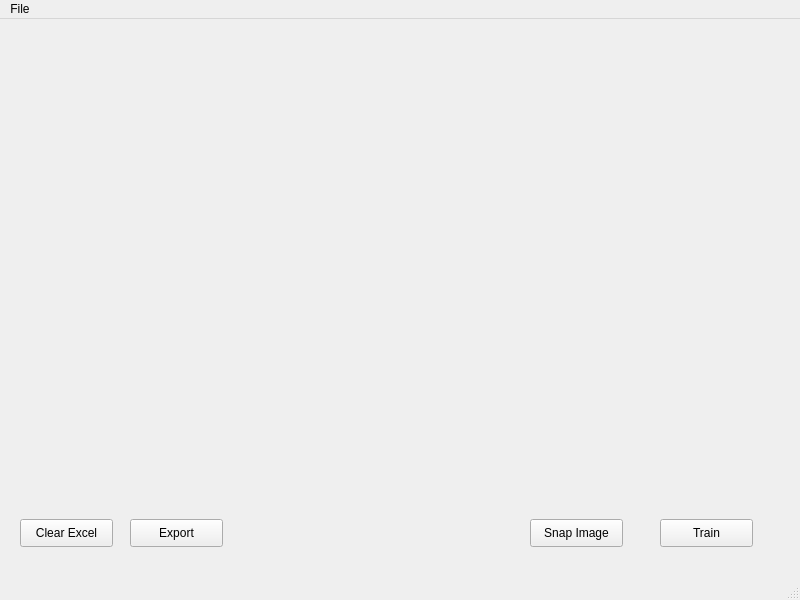
<?xml version="1.0" encoding="UTF-8"?>
<ui version="4.0">
 <class>MainWindow</class>
 <widget class="QMainWindow" name="MainWindow">
  <property name="geometry">
   <rect>
    <x>0</x>
    <y>0</y>
    <width>800</width>
    <height>600</height>
   </rect>
  </property>
  <property name="windowTitle">
   <string>MainWindow</string>
  </property>
  <widget class="QWidget" name="centralwidget">
   <widget class="QLabel" name="label">
    <property name="geometry">
     <rect>
      <x>10</x>
      <y>0</y>
      <width>781</width>
      <height>581</height>
     </rect>
    </property>
    <property name="text">
     <string/>
    </property>
    <property name="scaledContents">
     <bool>false</bool>
    </property>
    <property name="wordWrap">
     <bool>false</bool>
    </property>
   </widget>
   <widget class="QPushButton" name="pushButton">
    <property name="geometry">
     <rect>
      <x>530</x>
      <y>500</y>
      <width>93</width>
      <height>28</height>
     </rect>
    </property>
    <property name="text">
     <string>Snap Image</string>
    </property>
   </widget>
   <widget class="QPushButton" name="pushButton_2">
    <property name="geometry">
     <rect>
      <x>660</x>
      <y>500</y>
      <width>93</width>
      <height>28</height>
     </rect>
    </property>
    <property name="text">
     <string>Train</string>
    </property>
   </widget>
   <widget class="QPushButton" name="pushButton_3">
    <property name="geometry">
     <rect>
      <x>20</x>
      <y>500</y>
      <width>93</width>
      <height>28</height>
     </rect>
    </property>
    <property name="text">
     <string>Clear Excel</string>
    </property>
   </widget>
   <widget class="QPushButton" name="pushButton_4">
    <property name="geometry">
     <rect>
      <x>130</x>
      <y>500</y>
      <width>93</width>
      <height>28</height>
     </rect>
    </property>
    <property name="text">
     <string>Export</string>
    </property>
   </widget>
  </widget>
  <widget class="QStatusBar" name="statusbar"/>
  <widget class="QMenuBar" name="menubar">
   <property name="geometry">
    <rect>
     <x>0</x>
     <y>0</y>
     <width>800</width>
     <height>26</height>
    </rect>
   </property>
   <widget class="QMenu" name="menuFile">
    <property name="title">
     <string>File</string>
    </property>
    <addaction name="actionSave_As"/>
   </widget>
   <addaction name="menuFile"/>
  </widget>
  <action name="actionSave_As">
   <property name="text">
    <string>Save As</string>
   </property>
  </action>
  <action name="actionStart_recording">
   <property name="text">
    <string>Start recording</string>
   </property>
  </action>
  <action name="actionStop_recording">
   <property name="text">
    <string>Stop recording</string>
   </property>
  </action>
 </widget>
 <resources/>
 <connections/>
</ui>
